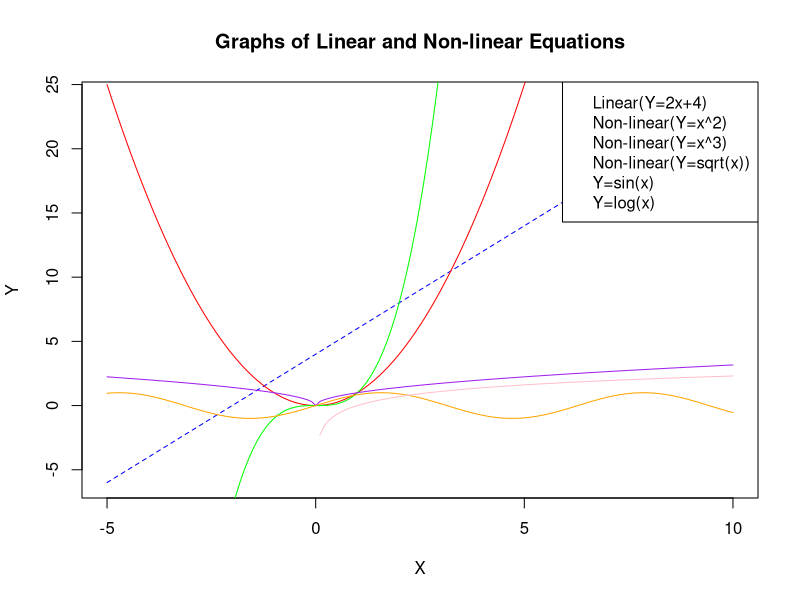

This figure's R source:
x <- seq(-5,10, by=0.1)
M <- 2
C <- 4
eq <- M*x+C
neq1 <- x^2
neq2 <- x^3
neq3 <- sqrt(abs(x))
neq4 <- sin(x)
neq5 <- log(x)
plot(x,eq,type="l",col="blue",lty=2,xlab="X",ylab="Y",main="Graphs of Linear and Non-linear Equations")
lines(x,neq1,col="red")
lines(x,neq2,col="green")
lines(x,neq3,col="purple")
lines(x,neq4,col='orange')
lines(x,neq5,col='pink')
legend("topright",legend = c("Linear(Y=2x+4)","Non-linear(Y=x^2)","Non-linear(Y=x^3)","Non-linear(Y=sqrt(x))","Y=sin(x)","Y=log(x)"))
col = c("blue","red","green","purple","orange","pink",cex=0.8)